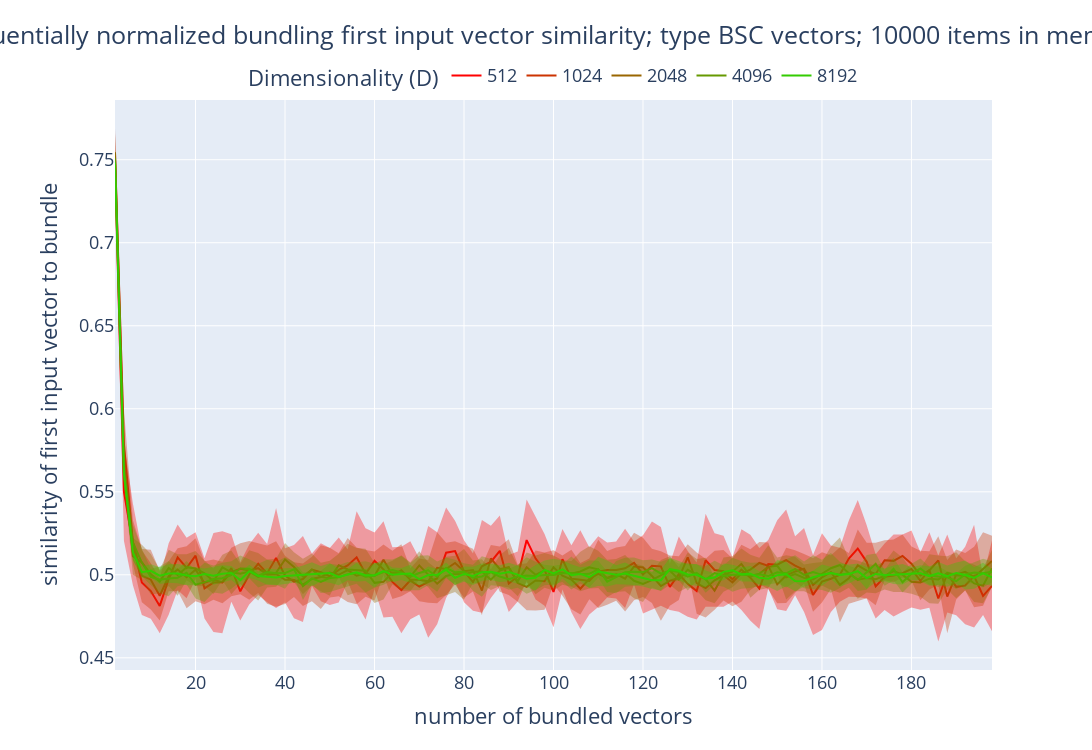

This figure's notebook cell:
### Markdown cell above
Plot similarity of bundled vectors to original vectors

### Code cell
fig = go.Figure()

for d_idx in range(len(DIMENSIONS)):
    fig.add_trace(go.Scatter(x=BUNDLE_SIZES, y=sim_first_vector_mean[d_idx, :],
                             name=f'{DIMENSIONS[d_idx]}',
                             line=dict(color=f'rgb({255 - 255 * d_idx // len(DIMENSIONS)}, {255 * d_idx // len(DIMENSIONS)}, 1)')))
    fig.add_trace(go.Scatter(x=BUNDLE_SIZES + BUNDLE_SIZES[::-1], y=np.concatenate([sim_first_vector_mean[d_idx, :] + sim_first_vector_std[d_idx, :],
                        (sim_first_vector_mean[d_idx, :] - sim_first_vector_std[d_idx, :]).flip(0)]),
                        fill='toself',
                        line=dict(width=0),
                        fillcolor=f'rgba({255 - 255 * d_idx // len(DIMENSIONS)}, {255 * d_idx // len(DIMENSIONS)}, 1, 0.35)',
                        showlegend=False
    ))
fig.update_layout(title=dict(
            text=f'Sequentially normalized bundling first input vector similarity; type {vsa_type} vectors; {item_memory_size} items in memory',
            x=0.5,
            y=.965,
          ),
          legend=dict(
            orientation="h",
            yanchor="top",
            y=1.075,
            xanchor="center",
            x=0.5,
            title='Dimensionality (D)'
          ),
          xaxis_title='number of bundled vectors',
          yaxis_title='similarity of first input vector to bundle',
          width=1450,
          height=750,
          font=dict(
            size=18,
          ),
          margin=dict(l=115, r=100, t=100, b=80),
)

fig.show()
